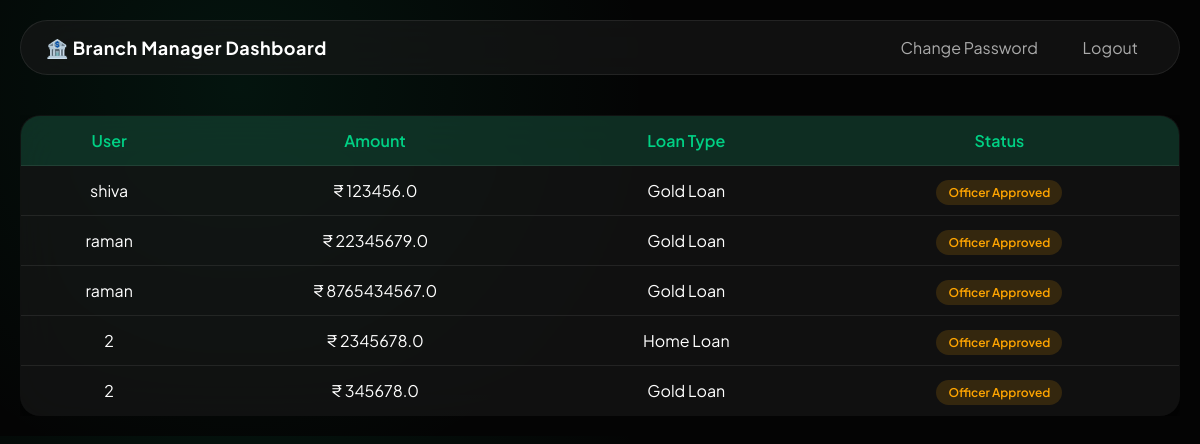
Screenshot of /branch-dashboard/ (signed in) with the database file from the repository.
### accounts/models.py (models this page shows, shortened)
class Loan(models.Model):
    user = models.ForeignKey(CustomUser, on_delete=models.CASCADE)
    amount = models.FloatField()
    loan_type = models.CharField(max_length=50)
    status = models.CharField(max_length=20, default="Pending")
    created_at = models.DateTimeField(auto_now_add=True)
    from django.db import models

### accounts/views.py (the view)
# urls.py: path("branch-dashboard/", views.branch_manager_dashboard, name="branch_manager_dashboard"),
@login_required
def branch_manager_dashboard(request):
    loans = Loan.objects.filter(officer_approved=True).order_by("-created_at")
    return render(request, "branch_manager_dashboard.html", {
        "loans": loans
    })

### templates/branch_manager_dashboard.html (shortened to what this page needs)
<!DOCTYPE html>
<html>
<head>
</head>
<body>
<div class="navbar">
    <h2>🏦 Branch Manager Dashboard</h2>
    <div>
        <a href="{% url 'change_password' %}">Change Password</a>
        <a href="{% url 'logout' %}">Logout</a>
    </div>
</div>
<div class="container">
<div class="table-container">
<table>
    <tr>
        <th>User</th>
        <th>Amount</th>
        <th>Loan Type</th>
        <th>Status</th>
    </tr>
    {% for loan in loans %}
    <tr>
        <td>{{ loan.username }}</td>
        <td>₹ {{ loan.amount }}</td>
        <td>{{ loan.loan_type }}</td>
        <td>
            {% if loan.status == "Pending" %}
                <span class="status status-pending">Pending</span>
            {% elif loan.status == "Approved by Officer" %}
                <span class="status status-officer">Officer Approved</span>
            {% elif loan.status == "Final Approved" %}
                <span class="status status-approved">Approved</span>
            {% elif loan.status == "Rejected" %}
                <span class="status status-rejected">Rejected</span>
            {% else %}
                {{ loan.status }}
            {% endif %}
        </td>
    </tr>
    {% endfor %}
</table>
</div>
</div>
</body>
</html>

### templates/branch_manager_dashboard.html (style rules this page uses)
:root { --emerald: #00d084; --midnight: #040404; --glass: rgba(25,25,25,0.6); --border: rgba(255,255,255,0.08); }
body { font-family: 'Plus Jakarta Sans', sans-serif; margin: 0; background: radial-gradient(circle at 20% 20%, rgba(0,208,132,0.08), transparent 40%), var(--midnight); color: #fff; }
.navbar { margin: 20px; background: var(--glass); backdrop-filter: blur(25px); border: 1px solid var(--border); border-radius: 50px; padding: 15px 25px; display: flex; justify-content: space-between; align-items: center; }
.navbar h2 { margin: 0; font-size: 18px; letter-spacing: 0.5px; }
.navbar a { color: #aaa; text-decoration: none; margin-left: 10px; padding: 8px 16px; border-radius: 100px; transition: 0.3s; }
.container { padding: 20px; }
.table-container { overflow-x: auto; }
table { width: 100%; border-collapse: collapse; background: var(--glass); backdrop-filter: blur(25px); border: 1px solid var(--border); border-radius: 20px; overflow: hidden; box-shadow: 0 20px 50px rgba(0,0,0,0.6); }
th { background: rgba(0,208,132,0.15); color: var(--emerald); font-weight: 600; }
th, td { padding: 14px; text-align: center; border-bottom: 1px solid var(--border); }
tr { transition: 0.3s; }
.status { padding: 5px 12px; border-radius: 20px; font-size: 12px; font-weight: 600; }
.status-officer { background: rgba(255,165,0,0.15); color: orange; }

### rows the page displays
Loan: username "shiva", amount "123456.0", loan_type "Gold Loan", shows "Officer Approved"
Loan: username "raman", amount "22345679.0", loan_type "Gold Loan", shows "Officer Approved"
Loan: username "raman", amount "8765434567.0", loan_type "Gold Loan", shows "Officer Approved"
Loan: username "2", amount "2345678.0", loan_type "Home Loan", shows "Officer Approved"
Loan: username "2", amount "345678.0", loan_type "Gold Loan", shows "Officer Approved"
